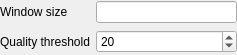
<?xml version="1.0" encoding="UTF-8"?>
<ui version="4.0">
 <class>SlidingWindowSettingsWidget</class>
 <widget class="QWidget" name="SlidingWindowSettingsWidget">
  <property name="geometry">
   <rect>
    <x>0</x>
    <y>0</y>
    <width>237</width>
    <height>55</height>
   </rect>
  </property>
  <property name="windowTitle">
   <string>Form</string>
  </property>
  <layout class="QGridLayout" name="gridLayout">
   <property name="leftMargin">
    <number>0</number>
   </property>
   <property name="topMargin">
    <number>0</number>
   </property>
   <property name="rightMargin">
    <number>0</number>
   </property>
   <property name="bottomMargin">
    <number>0</number>
   </property>
   <item row="0" column="0">
    <widget class="QLabel" name="lblWindowSize">
     <property name="toolTip">
      <string>The number of bases to average across.</string>
     </property>
     <property name="text">
      <string>Window size</string>
     </property>
    </widget>
   </item>
   <item row="0" column="1">
    <widget class="QLineEdit" name="leWindowSize">
     <property name="toolTip">
      <string>The number of bases to average across.</string>
     </property>
    </widget>
   </item>
   <item row="1" column="0">
    <widget class="QLabel" name="lblQualityThreshold">
     <property name="toolTip">
      <string>The average quality required.</string>
     </property>
     <property name="text">
      <string>Quality threshold</string>
     </property>
    </widget>
   </item>
   <item row="1" column="1">
    <widget class="QSpinBox" name="sbQualityThreshold">
     <property name="toolTip">
      <string>The average quality required.</string>
     </property>
     <property name="minimum">
      <number>1</number>
     </property>
     <property name="maximum">
      <number>2147483647</number>
     </property>
     <property name="value">
      <number>20</number>
     </property>
    </widget>
   </item>
  </layout>
 </widget>
 <resources/>
 <connections/>
</ui>
